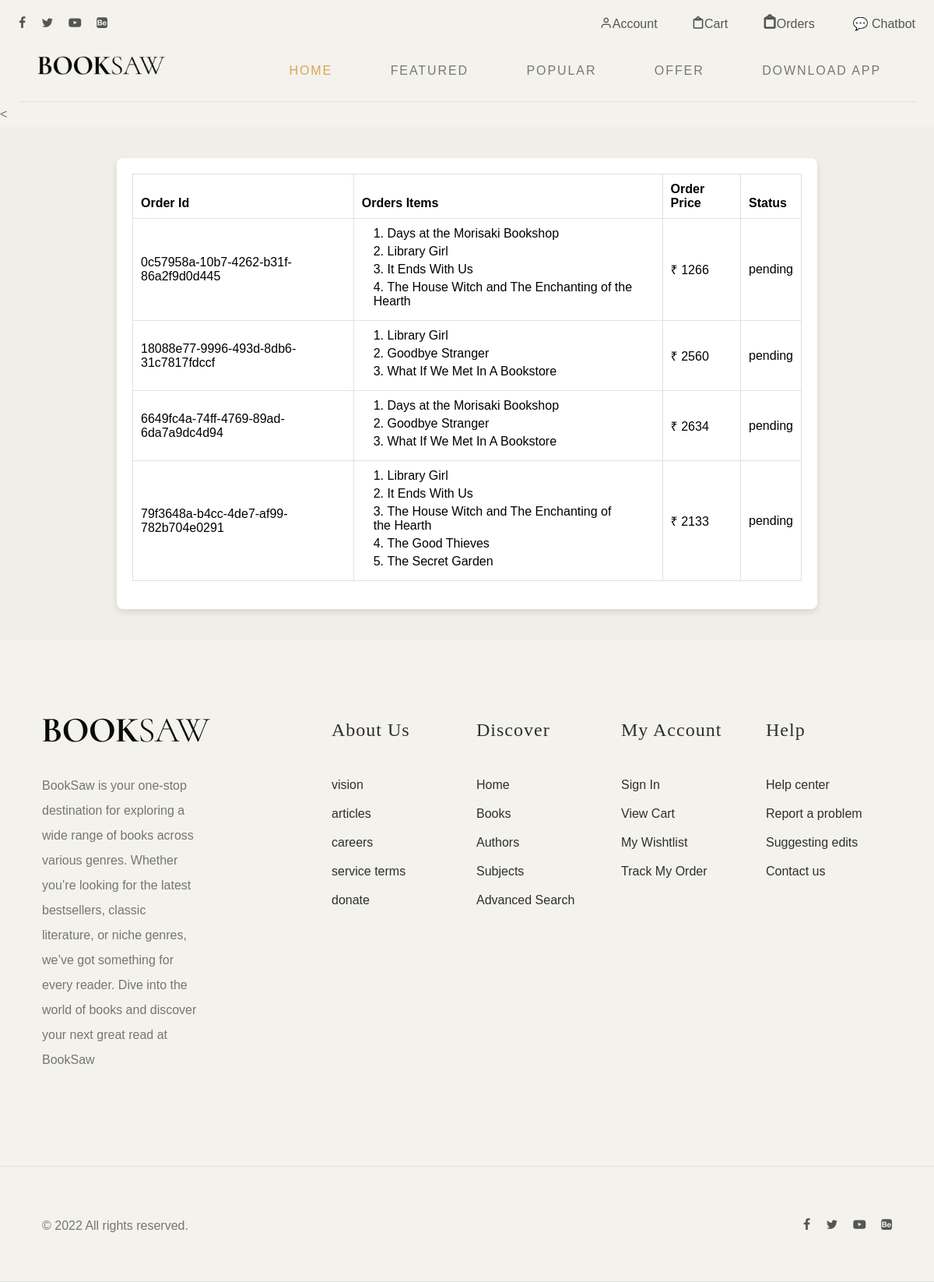
/orders (signed in), run on the app's committed database.
### Bookhive/models.py (models this page shows, shortened)
class Order(models.Model):
    order_id = models.CharField(max_length=50) # to identify order group
    user = models.ForeignKey(User, related_name='order_customer', on_delete=models.CASCADE)
    product = models.ForeignKey(Books, related_name='order_item', on_delete=models.CASCADE)
    address = models.CharField(max_length=200)
    mobile_no = models.CharField(max_length=10)
    date = models.DateTimeField(default=datetime.now())
    STATUS_CHOICES = [('Pending', 'Pending'), ('Delivered', 'Delivered'), ('On the Way', 'On the way')]
    status = models.CharField(max_length=50, choices= STATUS_CHOICES, default='pending')
    order_amt = models.IntegerField(default=0)
    def __str__(self):
        return f'{self.product.name} - {self.user.first_name}'

class Books(models.Model):
    name = models.CharField(max_length=255)
    image = models.ImageField(upload_to='books')
    author = models.CharField(max_length=100)
    price = models.IntegerField()
    genre = models.ForeignKey(Genre , related_name='genre', on_delete=models.CASCADE )
    desc = models.TextField()
    status = models.BooleanField(default=True)
    offer_status = models.BooleanField(default=False)
    offer_price = models.IntegerField(default = 0)
    shipping_cost = models.IntegerField(default = 0)

### Bookhive/views.py (the view)
# urls.py: path('orders', views.orders, name='orders'),
def orders(request):
    orders = Order.objects.filter(user=request.user).order_by('order_id')
    order_list = {}
    for order in orders:
        if order.order_id not in order_list:
            order_list[order.order_id] = {
                "order_id": order.order_id,
                "order_price": 0,  # Start from 0
                "status": order.status,
            }
        order_list[order.order_id]["order_price"] += order.order_amt  # Accumulate total price for that order_id
    order_list = list(order_list.values())
    print(order_list, orders)
    return render(request, "orders.html", {"order_list": order_list, "orders": orders})

### templates/orders.html
{% extends "base.html" %}
{% load static %}
   {% block mainblock %}
        <<div class="cart-page" style="padding: 40px 0; background-color:#EFEEE8;">
            <div class="container" style="max-width: 900px; margin: auto; background: white; padding: 20px; border-radius: 8px; box-shadow: 0 4px 8px rgba(0,0,0,0.1);">
                <div class="row">
                    <div class="col-md-12">
                        <div class="table-responsive" style="overflow-x: auto;">
                            <table class="table table-bordered" style="width: 100%; border-collapse: collapse;">
                                <thead class="thead-dark" style="background-color: #343a40; color: white;">
                                    <tr>
                                        <th style="padding: 10px; text-align: left;">Order Id</th>
                                        <th style="padding: 10px; text-align: left;">Orders Items</th>
                                        <th style="padding: 10px; text-align: left;">Order Price</th>
                                        <th style="padding: 10px; text-align: left;">Status</th>
                                    </tr>
                                </thead>
                                <tbody class="align-middle">
                                    {% for order in order_list %}
                                    <tr style="background-color: #fff;">
                                        <td style="padding: 10px; border: 1px solid #dee2e6;">{{order.order_id}}</td>
                                        <td style="padding: 10px; border: 1px solid #dee2e6;">
                                            <ol style="padding-left: 15px; margin: 0;">
                                                {% for ord in orders %}
                                                {% if ord.order_id == order.order_id %}
                                                    <li style="margin-bottom: 5px;">{{ord.product.name}}</li>
                                                {% endif %}
                                                {% endfor %}
                                            </ol>
                                        </td>
                                        <td style="padding: 10px; border: 1px solid #dee2e6;">₹ {{order.order_price}}</td>
                                        <td style="padding: 10px; border: 1px solid #dee2e6;">{{order.status}}</td>
                                    </tr>
                                    {% endfor %}
                                </tbody>
                            </table>
                        </div>
                    </div>
                </div>
            </div>
        </div>
{% endblock mainblock %}

### static/css/style.css (style rules this page uses)
:root { --header-height: 160px; --header-height-min: 80px; }
:root { --accent-color: #C5A992; --secondary-color: #C5A992; --dark-color: #2f2f2f; --light-color: #F3F2EC; --body-text-color: #757575; --light-text-color: #afafaf; --dark-text-color: #2f2f2f; }
:root { --body-font: "Raleway", sans-serif; --heading-font: "Prata", Georgia, serif; --secondary-font: "Playfair Display", Georgia, serif; }
:root, [data-bs-theme=light] { --heading-font: "Prata", Georgia, serif; --heading-font-weight: 400; --heading-color: var(--bs-dark); --heading-line-height: 1.1; --swiper-theme-color: var(--bs-primary); --custom-easing: cubic-bezier(.17, .67, .83, .67); --bs-body-font-family: "Raleway", arial, sans-serif; --bs-body-font-size: 0.9rem; --bs-body-font-weight: 400; --bs-body-line-height: 1.7; --bs-body-color: #333; --bs-body-color-rgb: 51, 51, 51; --bs-primary: #C5A992; --bs-primary-dark: #C5A992; --bs-secondary: #C5A992; --bs-black: #111; --bs-light: #F1F1F0; --bs-dark: #212529; --bs-gray: #949494; --bs-gray-dark: #51565b; --bs-primary-rgb: 169, 128, 115; --bs-secondary-rgb: 253, 238, 233; --bs-black-rgb: 17, 17, 17; --bs-light-rgb: 241, 241, 240; --bs-dark-rgb: 33, 37, 41; --bs-link-color: var(--bs-dark); --bs-link-color-rgb: 17, 17, 17; --bs-link-decoration: underline; --bs-link-hover-color: var(--bs-primary); --bs-link-hover-color-rgb: 169, 128, 115; }
.container, .container-fluid, .container-lg, .container-md, .container-sm, .container-xl, .container-xxl { --bs-gutter-x: 2.5rem; }
.container, .container-fluid, .container-lg, .container-md, .container-sm, .container-xl, .container-xxl { --bs-gutter-x: 3rem; }
*, *::before, *::after { -webkit-box-sizing: border-box; -moz-box-sizing: border-box; box-sizing: border-box; }
html { box-sizing: border-box; }
body { font-family: var(--body-font); font-size: 16px; line-height: 2; color: var(--body-text-color); background-color: var(--light-color); }
ul, ol { margin-top: 0; margin-bottom: 10px; margin-left: 0; }
ul li, ol li { margin-bottom: 5px; outline: 0; }
ul li:last-child, ol li:last-child { margin-bottom: 0; }
::placeholder { color: #999; }
.container::after, .row::after, .clearfix::after { display: block; clear: both; content: ""; }
ol { list-style: decimal inside; }
ol, ul { padding-left: 0; margin-top: 0; }
li { margin-bottom: 1rem; }
th, td { padding: 12px 15px; text-align: left; border-bottom: 1px solid #E1E1E1; }
th:first-child, td:first-child { padding-left: 0; }
th:last-child, td:last-child { padding-right: 0; }
pre, blockquote, dl, figure, table, p, ul, ol, form { margin-bottom: 2.5rem; }
.top-content li { padding-right: 30px; }
.top-content li:last-child { padding-right: 0; }

### data on the page
Order: order_id "0c57958a-10b7-4262-b31f-86a2f9d0d445", product.name "Days at the Morisaki Bookshop", status "pending"
Order: product.name "Library Girl"
Order: product.name "It Ends With Us"
Order: product.name "The House Witch and The Enchanting of the Hearth"
Order: order_id "18088e77-9996-493d-8db6-31c7817fdccf", product.name "Library Girl", status "pending"
Order: product.name "Goodbye Stranger"
Order: product.name "What If We Met In A Bookstore"
Order: order_id "6649fc4a-74ff-4769-89ad-6da7a9dc4d94", product.name "Days at the Morisaki Bookshop", status "pending"
Order: product.name "Goodbye Stranger"
Order: product.name "What If We Met In A Bookstore"
Order: order_id "79f3648a-b4cc-4de7-af99-782b704e0291", product.name "Library Girl", status "pending"
Order: product.name "It Ends With Us"
Order: product.name "The House Witch and The Enchanting of the Hearth"
Order: product.name "The Good Thieves"
Order: product.name "The Secret Garden"

### other printed values
{{ order.order_price }} "1266" "2560" "2634" "2133"
